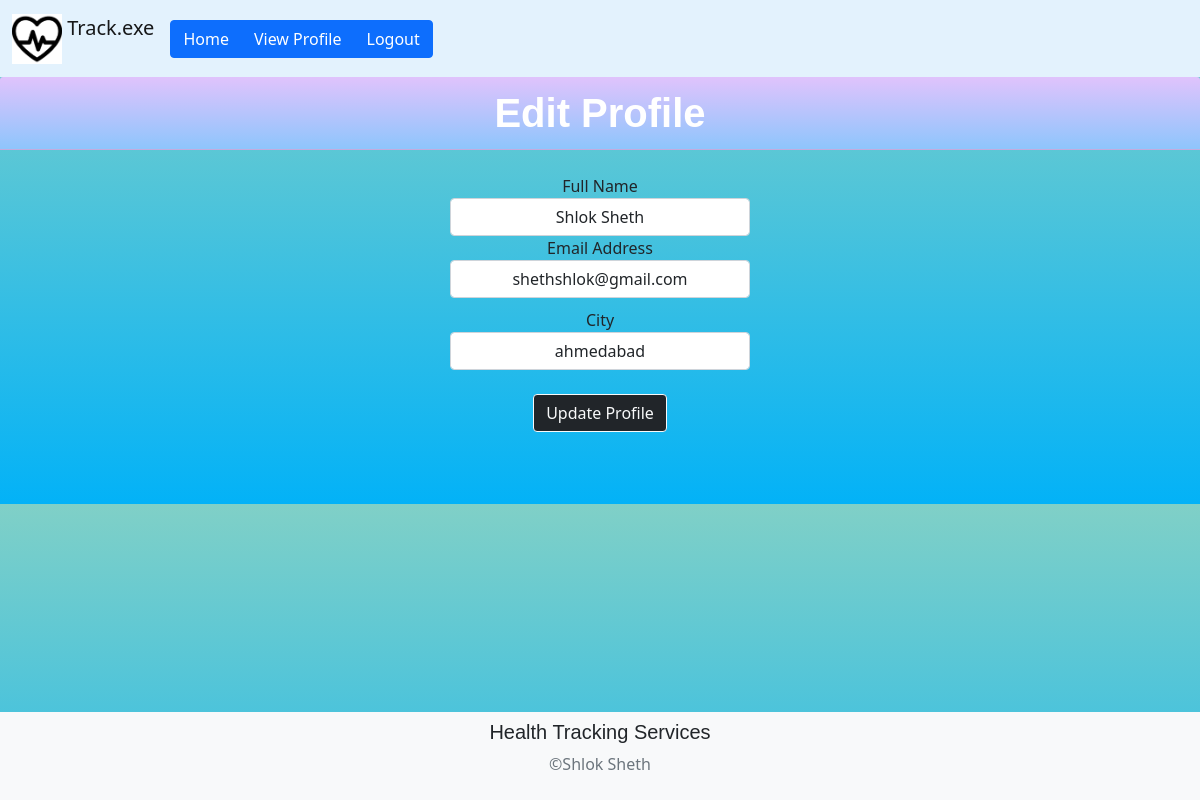
/edit-profile-page (signed in), run on the app's committed database.
### main.py (models this page shows)
class User(db.Model, UserMixin):
    id = db.Column(db.Integer, primary_key=True)
    fullname = db.Column(db.String(150))
    email = db.Column(db.String(150), unique=True)
    password = db.Column(db.String(150))
    city = db.Column(db.String(150))
    tracker = db.relationship('Tracker')
    log = db.relationship('Log')

### main.py (the view)
@app.route('/edit-profile-page', methods=['GET', 'POST'])
@login_required
def edit_profile_page():
    try:
        if request.method == 'POST':
            email = request.form.get('email')
            fullname = request.form.get('name')
            city = request.form.get('city')
            user_id = current_user.id
            current_user_email = current_user.email
            user = User.query.filter_by(email=email).first()
            if user and current_user_email != email:
                flash('Email is already taken, try another email.', category='error')
            elif len(fullname) < 3:
                flash('Full name must be greater than 2 characters.', category='error')
            elif len(email) < 4:
                flash('Email must be greater than 3 characters.', category='error')
            else:
                edit_user = User.query.get(user_id)
                edit_user.fullname = fullname
                edit_user.email = email
                edit_user.city = city
                db.session.commit()
                flash('Profile Updated Successfully.', category='success')
                return redirect(url_for('view_profile'))
    except Exception as e:
        print(e)
        flash('Something went wrong.', category='error')
    return render_template("edit_profile_page.html", user=current_user)

### main.py (called while the page is built)
@login_manager.user_loader
def load_user(id):
    return User.query.get(int(id))

### templates/edit_profile_page.html (shortened to what this page needs)
{% extends 'base.html' %}
{% block content %}
<form method="post">
    <div class="form-group">
        <h1 align="center" class="card-header text-white" style="background: -webkit-linear-gradient(bottom, #8ec5fc, #e0c3fc);">Edit Profile</h1>
        <div align="center">
            <br>
             <label for="name">Full Name</label>
        <input
            type="text"
            class="form-control"
            id="name"
            name="name"
            placeholder="Enter your full name"
            maxlength="30"
            style="width: 300px;text-align: center"
            value="{{ user.fullname }}"
        />
        <label for="email">Email Address</label>
        <input
            type="email"
            class="form-control"
            id="email"
            name="email"
            placeholder="Enter your email address"
            maxlength="35"
            style="width: 300px;text-align: center"
            value="{{ user.email }}"
        />
            <label style="padding-top: 10px" for="city">City</label>
                            <input
                                 type="text"
                                 class="form-control"
                                 id="city"
                                 name="city"
                                 placeholder="City"
                                 style="width: 300px;text-align: center"
                                 value="{{ user.city }}"
                             />
            <br>
            <button type="submit" class="btn btn-dark btn-outline-light">Update Profile</button>
        </div>
    </div>
</form>
{% endblock %}

### static/index.css (style rules this page uses)
h1, .h1 { margin-bottom: 0.3rem; font-family: ‘Oswald’, sans-serif; font-weight: 650; line-height: 1.4; color: #FF5E0E; }
body { background: -webkit-linear-gradient(bottom, #03b2f7, #80d0c7); }

### data on the page
User: name "Shlok Sheth", email "shethshlok@gmail.com", city "ahmedabad"
